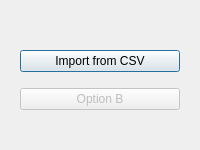
<?xml version="1.0" encoding="UTF-8"?>
<ui version="4.0">
 <class>SelectDataSource</class>
 <widget class="QDialog" name="SelectDataSource">
  <property name="geometry">
   <rect>
    <x>0</x>
    <y>0</y>
    <width>200</width>
    <height>150</height>
   </rect>
  </property>
  <property name="sizePolicy">
   <sizepolicy hsizetype="Preferred" vsizetype="Preferred">
    <horstretch>0</horstretch>
    <verstretch>0</verstretch>
   </sizepolicy>
  </property>
  <property name="minimumSize">
   <size>
    <width>200</width>
    <height>150</height>
   </size>
  </property>
  <property name="maximumSize">
   <size>
    <width>200</width>
    <height>150</height>
   </size>
  </property>
  <property name="windowTitle">
   <string>Select data source</string>
  </property>
  <widget class="QWidget" name="verticalLayoutWidget">
   <property name="geometry">
    <rect>
     <x>20</x>
     <y>40</y>
     <width>160</width>
     <height>80</height>
    </rect>
   </property>
   <layout class="QVBoxLayout" name="verticalLayout">
    <item>
     <widget class="QPushButton" name="importFromCsvButton">
      <property name="text">
       <string>Import from CSV</string>
      </property>
     </widget>
    </item>
    <item>
     <widget class="QPushButton" name="pushButton_2">
      <property name="enabled">
       <bool>false</bool>
      </property>
      <property name="text">
       <string>Option B</string>
      </property>
     </widget>
    </item>
   </layout>
  </widget>
 </widget>
 <resources/>
 <connections/>
</ui>
